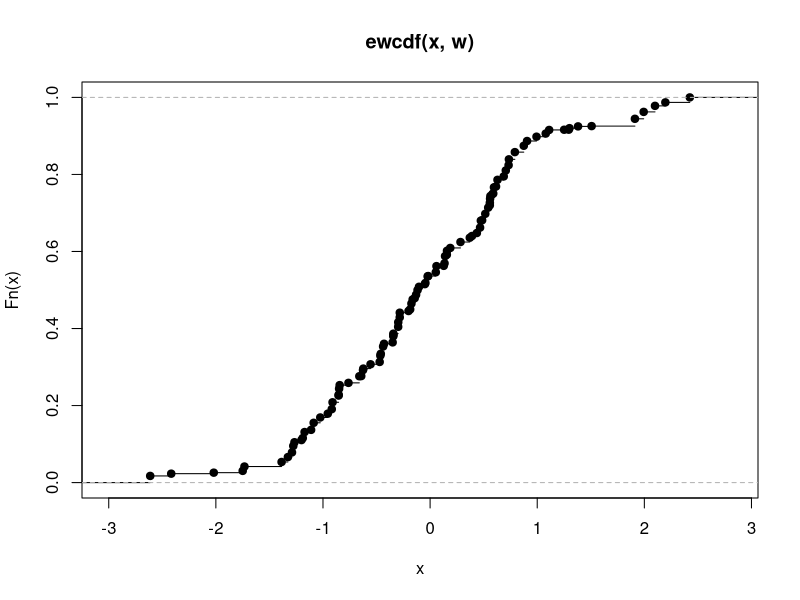

Write the R code that produced this figure.
library(spatstat)


### Name: ewcdf
### Title: Weighted Empirical Cumulative Distribution Function
### Aliases: ewcdf
### Keywords: nonparametric univar

### ** Examples

   x <- rnorm(100)
   w <- runif(100)
   plot(ewcdf(x,w))
